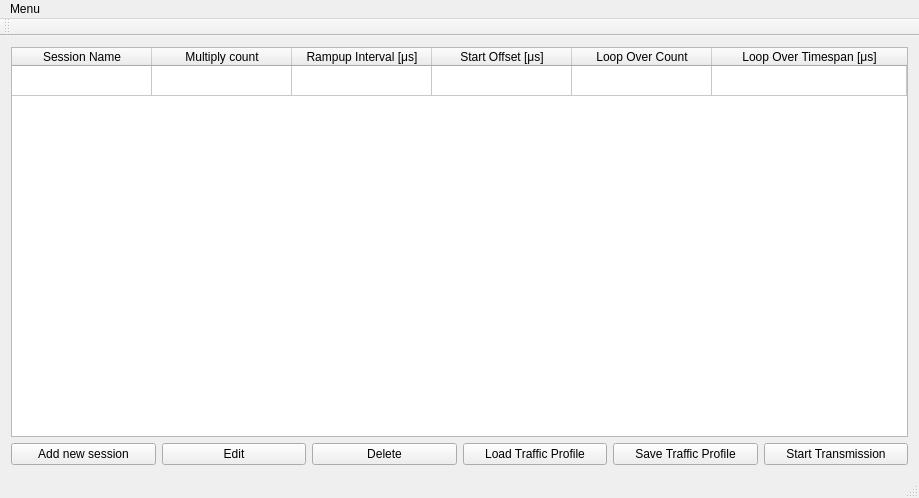
<?xml version="1.0" encoding="UTF-8"?>
<ui version="4.0">
 <class>TrafficWindow</class>
 <widget class="QMainWindow" name="TrafficWindow">
  <property name="windowModality">
   <enum>Qt::NonModal</enum>
  </property>
  <property name="enabled">
   <bool>true</bool>
  </property>
  <property name="geometry">
   <rect>
    <x>0</x>
    <y>0</y>
    <width>919</width>
    <height>498</height>
   </rect>
  </property>
  <property name="windowTitle">
   <string>Traffic Editor</string>
  </property>
  <widget class="QWidget" name="centralWidget">
   <layout class="QGridLayout" name="gridLayout">
    <item row="2" column="0">
     <widget class="QPushButton" name="pushButton">
      <property name="text">
       <string>Add new session</string>
      </property>
     </widget>
    </item>
    <item row="2" column="1">
     <widget class="QPushButton" name="pushButton_4">
      <property name="text">
       <string>Edit</string>
      </property>
     </widget>
    </item>
    <item row="2" column="2">
     <widget class="QPushButton" name="pushButton_2">
      <property name="text">
       <string>Delete</string>
      </property>
     </widget>
    </item>
    <item row="2" column="3">
     <widget class="QPushButton" name="pushButton_5">
      <property name="text">
       <string>Load Traffic Profile</string>
      </property>
     </widget>
    </item>
    <item row="2" column="4">
     <widget class="QPushButton" name="pushButton_3">
      <property name="text">
       <string>Save Traffic Profile</string>
      </property>
     </widget>
    </item>
    <item row="2" column="5">
     <widget class="QPushButton" name="pushButton_6">
      <property name="text">
       <string>Start Transmission</string>
      </property>
     </widget>
    </item>
    <item row="0" column="0" colspan="6">
     <widget class="QTableWidget" name="tableWidget">
      <property name="layoutDirection">
       <enum>Qt::LeftToRight</enum>
      </property>
      <property name="editTriggers">
       <set>QAbstractItemView::AnyKeyPressed|QAbstractItemView::DoubleClicked</set>
      </property>
      <property name="selectionBehavior">
       <enum>QAbstractItemView::SelectItems</enum>
      </property>
      <property name="textElideMode">
       <enum>Qt::ElideRight</enum>
      </property>
      <property name="showGrid">
       <bool>true</bool>
      </property>
      <property name="wordWrap">
       <bool>true</bool>
      </property>
      <property name="rowCount">
       <number>1</number>
      </property>
      <property name="columnCount">
       <number>6</number>
      </property>
      <attribute name="horizontalHeaderCascadingSectionResizes">
       <bool>false</bool>
      </attribute>
      <attribute name="horizontalHeaderDefaultSectionSize">
       <number>140</number>
      </attribute>
      <attribute name="horizontalHeaderStretchLastSection">
       <bool>true</bool>
      </attribute>
      <attribute name="verticalHeaderVisible">
       <bool>false</bool>
      </attribute>
      <row/>
      <column>
       <property name="text">
        <string>Session Name</string>
       </property>
      </column>
      <column>
       <property name="text">
        <string>Multiply count</string>
       </property>
      </column>
      <column>
       <property name="text">
        <string>Rampup Interval [μs]</string>
       </property>
      </column>
      <column>
       <property name="text">
        <string>Start Offset [μs]</string>
       </property>
      </column>
      <column>
       <property name="text">
        <string>Loop Over Count</string>
       </property>
      </column>
      <column>
       <property name="text">
        <string>Loop Over Timespan [μs]</string>
       </property>
      </column>
      <item row="0" column="0">
       <property name="text">
        <string/>
       </property>
       <property name="textAlignment">
        <set>AlignLeading|AlignVCenter</set>
       </property>
      </item>
      <item row="0" column="1">
       <property name="text">
        <string/>
       </property>
       <property name="textAlignment">
        <set>AlignTrailing|AlignVCenter</set>
       </property>
      </item>
      <item row="0" column="2">
       <property name="text">
        <string/>
       </property>
       <property name="textAlignment">
        <set>AlignTrailing|AlignVCenter</set>
       </property>
      </item>
      <item row="0" column="3">
       <property name="textAlignment">
        <set>AlignTrailing|AlignVCenter</set>
       </property>
      </item>
      <item row="0" column="4">
       <property name="textAlignment">
        <set>AlignTrailing|AlignVCenter</set>
       </property>
      </item>
      <item row="0" column="5">
       <property name="textAlignment">
        <set>AlignTrailing|AlignVCenter</set>
       </property>
      </item>
     </widget>
    </item>
   </layout>
  </widget>
  <widget class="QMenuBar" name="menuBar">
   <property name="geometry">
    <rect>
     <x>0</x>
     <y>0</y>
     <width>919</width>
     <height>18</height>
    </rect>
   </property>
   <widget class="QMenu" name="menuMenu">
    <property name="title">
     <string>Menu</string>
    </property>
    <addaction name="actionQuit"/>
   </widget>
   <addaction name="menuMenu"/>
  </widget>
  <widget class="QToolBar" name="mainToolBar">
   <attribute name="toolBarArea">
    <enum>TopToolBarArea</enum>
   </attribute>
   <attribute name="toolBarBreak">
    <bool>false</bool>
   </attribute>
  </widget>
  <widget class="QStatusBar" name="statusBar"/>
  <action name="actionQuit">
   <property name="text">
    <string>Quit</string>
   </property>
  </action>
 </widget>
 <layoutdefault spacing="6" margin="11"/>
 <resources/>
 <connections/>
</ui>
